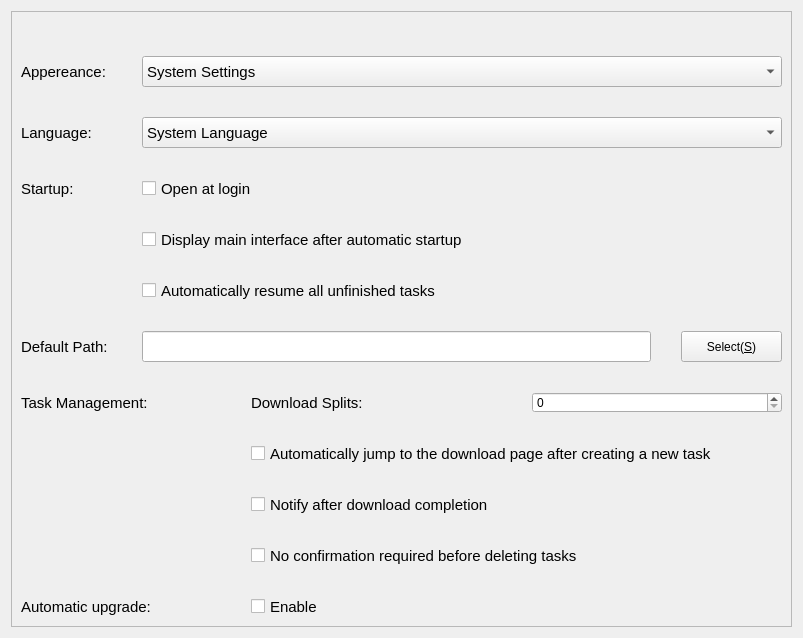
<?xml version="1.0" encoding="UTF-8"?>
<ui version="4.0">
 <class>SettingsBasicWidget</class>
 <widget class="QWidget" name="SettingsBasicWidget">
  <property name="geometry">
   <rect>
    <x>0</x>
    <y>0</y>
    <width>803</width>
    <height>638</height>
   </rect>
  </property>
  <property name="windowTitle">
   <string>Basic Settings</string>
  </property>
  <layout class="QVBoxLayout" name="verticalLayout_7">
   <item>
    <widget class="QScrollArea" name="scrollArea">
     <property name="widgetResizable">
      <bool>true</bool>
     </property>
     <widget class="QWidget" name="scrollAreaWidgetContents">
      <property name="geometry">
       <rect>
        <x>0</x>
        <y>0</y>
        <width>787</width>
        <height>622</height>
       </rect>
      </property>
      <layout class="QVBoxLayout" name="verticalLayout">
       <item>
        <spacer name="verticalSpacer_3">
         <property name="orientation">
          <enum>Qt::Orientation::Vertical</enum>
         </property>
         <property name="sizeType">
          <enum>QSizePolicy::Policy::Ignored</enum>
         </property>
         <property name="sizeHint" stdset="0">
          <size>
           <width>20</width>
           <height>80</height>
          </size>
         </property>
        </spacer>
       </item>
       <item>
        <layout class="QHBoxLayout" name="horizontalLayout_9">
         <item>
          <layout class="QVBoxLayout" name="verticalLayout_6">
           <property name="spacing">
            <number>30</number>
           </property>
           <item>
            <layout class="QHBoxLayout" name="horizontalLayout">
             <item>
              <widget class="QLabel" name="label">
               <property name="minimumSize">
                <size>
                 <width>91</width>
                 <height>21</height>
                </size>
               </property>
               <property name="maximumSize">
                <size>
                 <width>91</width>
                 <height>21</height>
                </size>
               </property>
               <property name="font">
                <font>
                 <pointsize>11</pointsize>
                </font>
               </property>
               <property name="text">
                <string>Appereance:</string>
               </property>
              </widget>
             </item>
             <item>
              <widget class="QComboBox" name="comboStyle">
               <property name="minimumSize">
                <size>
                 <width>301</width>
                 <height>31</height>
                </size>
               </property>
               <property name="font">
                <font>
                 <pointsize>11</pointsize>
                </font>
               </property>
               <property name="autoFillBackground">
                <bool>false</bool>
               </property>
               <property name="editable">
                <bool>false</bool>
               </property>
               <property name="duplicatesEnabled">
                <bool>false</bool>
               </property>
               <property name="frame">
                <bool>true</bool>
               </property>
               <item>
                <property name="text">
                 <string>System Settings</string>
                </property>
               </item>
               <item>
                <property name="text">
                 <string>Light</string>
                </property>
               </item>
               <item>
                <property name="text">
                 <string>Dark</string>
                </property>
               </item>
              </widget>
             </item>
            </layout>
           </item>
           <item>
            <layout class="QHBoxLayout" name="horizontalLayout_2">
             <item>
              <widget class="QLabel" name="label_2">
               <property name="minimumSize">
                <size>
                 <width>91</width>
                 <height>21</height>
                </size>
               </property>
               <property name="maximumSize">
                <size>
                 <width>91</width>
                 <height>21</height>
                </size>
               </property>
               <property name="font">
                <font>
                 <pointsize>11</pointsize>
                </font>
               </property>
               <property name="text">
                <string>Language:</string>
               </property>
              </widget>
             </item>
             <item>
              <widget class="QComboBox" name="comboLanguage">
               <property name="minimumSize">
                <size>
                 <width>301</width>
                 <height>31</height>
                </size>
               </property>
               <property name="font">
                <font>
                 <pointsize>11</pointsize>
                </font>
               </property>
               <item>
                <property name="text">
                 <string>System Language</string>
                </property>
               </item>
               <item>
                <property name="text">
                 <string>简体中文</string>
                </property>
               </item>
               <item>
                <property name="text">
                 <string>繁体中文</string>
                </property>
               </item>
               <item>
                <property name="text">
                 <string>English</string>
                </property>
               </item>
              </widget>
             </item>
            </layout>
           </item>
           <item>
            <layout class="QHBoxLayout" name="horizontalLayout_3">
             <item>
              <layout class="QVBoxLayout" name="verticalLayout_3">
               <item>
                <widget class="QLabel" name="label_3">
                 <property name="minimumSize">
                  <size>
                   <width>91</width>
                   <height>21</height>
                  </size>
                 </property>
                 <property name="maximumSize">
                  <size>
                   <width>91</width>
                   <height>21</height>
                  </size>
                 </property>
                 <property name="font">
                  <font>
                   <pointsize>11</pointsize>
                  </font>
                 </property>
                 <property name="text">
                  <string>Startup:</string>
                 </property>
                </widget>
               </item>
               <item>
                <spacer name="verticalSpacer_5">
                 <property name="orientation">
                  <enum>Qt::Orientation::Vertical</enum>
                 </property>
                 <property name="sizeType">
                  <enum>QSizePolicy::Policy::Expanding</enum>
                 </property>
                 <property name="sizeHint" stdset="0">
                  <size>
                   <width>20</width>
                   <height>40</height>
                  </size>
                 </property>
                </spacer>
               </item>
              </layout>
             </item>
             <item>
              <layout class="QVBoxLayout" name="verticalLayout_2">
               <item>
                <widget class="QCheckBox" name="checkAutoRun">
                 <property name="minimumSize">
                  <size>
                   <width>371</width>
                   <height>21</height>
                  </size>
                 </property>
                 <property name="maximumSize">
                  <size>
                   <width>16777215</width>
                   <height>21</height>
                  </size>
                 </property>
                 <property name="font">
                  <font>
                   <pointsize>11</pointsize>
                  </font>
                 </property>
                 <property name="text">
                  <string>Open at login</string>
                 </property>
                </widget>
               </item>
               <item>
                <widget class="QCheckBox" name="checkAutoRunDisplay">
                 <property name="minimumSize">
                  <size>
                   <width>371</width>
                   <height>21</height>
                  </size>
                 </property>
                 <property name="maximumSize">
                  <size>
                   <width>16777215</width>
                   <height>21</height>
                  </size>
                 </property>
                 <property name="font">
                  <font>
                   <pointsize>11</pointsize>
                  </font>
                 </property>
                 <property name="text">
                  <string>Display main interface after automatic startup</string>
                 </property>
                </widget>
               </item>
               <item>
                <widget class="QCheckBox" name="checkAutoRunContinue">
                 <property name="minimumSize">
                  <size>
                   <width>371</width>
                   <height>21</height>
                  </size>
                 </property>
                 <property name="maximumSize">
                  <size>
                   <width>16777215</width>
                   <height>21</height>
                  </size>
                 </property>
                 <property name="font">
                  <font>
                   <pointsize>11</pointsize>
                  </font>
                 </property>
                 <property name="text">
                  <string>Automatically resume all unfinished tasks</string>
                 </property>
                </widget>
               </item>
              </layout>
             </item>
            </layout>
           </item>
           <item>
            <layout class="QHBoxLayout" name="horizontalLayout_4">
             <item>
              <widget class="QLabel" name="label_4">
               <property name="minimumSize">
                <size>
                 <width>91</width>
                 <height>21</height>
                </size>
               </property>
               <property name="maximumSize">
                <size>
                 <width>91</width>
                 <height>21</height>
                </size>
               </property>
               <property name="font">
                <font>
                 <pointsize>11</pointsize>
                </font>
               </property>
               <property name="text">
                <string>Default Path:</string>
               </property>
              </widget>
             </item>
             <item>
              <widget class="QLineEdit" name="lineSavePath">
               <property name="minimumSize">
                <size>
                 <width>411</width>
                 <height>31</height>
                </size>
               </property>
              </widget>
             </item>
             <item>
              <widget class="QPushButton" name="btnSelectPath">
               <property name="minimumSize">
                <size>
                 <width>101</width>
                 <height>31</height>
                </size>
               </property>
               <property name="maximumSize">
                <size>
                 <width>101</width>
                 <height>31</height>
                </size>
               </property>
               <property name="text">
                <string>Select(&amp;S)</string>
               </property>
              </widget>
             </item>
            </layout>
           </item>
           <item>
            <layout class="QHBoxLayout" name="horizontalLayout_6">
             <item>
              <layout class="QVBoxLayout" name="verticalLayout_4">
               <item>
                <widget class="QLabel" name="label_5">
                 <property name="minimumSize">
                  <size>
                   <width>91</width>
                   <height>21</height>
                  </size>
                 </property>
                 <property name="maximumSize">
                  <size>
                   <width>200</width>
                   <height>21</height>
                  </size>
                 </property>
                 <property name="font">
                  <font>
                   <pointsize>11</pointsize>
                  </font>
                 </property>
                 <property name="text">
                  <string>Task Management:</string>
                 </property>
                </widget>
               </item>
               <item>
                <spacer name="verticalSpacer_2">
                 <property name="orientation">
                  <enum>Qt::Orientation::Vertical</enum>
                 </property>
                 <property name="sizeType">
                  <enum>QSizePolicy::Policy::Expanding</enum>
                 </property>
                 <property name="sizeHint" stdset="0">
                  <size>
                   <width>20</width>
                   <height>40</height>
                  </size>
                 </property>
                </spacer>
               </item>
              </layout>
             </item>
             <item>
              <layout class="QVBoxLayout" name="verticalLayout_5">
               <item>
                <layout class="QHBoxLayout" name="horizontalLayout_5">
                 <item>
                  <widget class="QLabel" name="label_6">
                   <property name="minimumSize">
                    <size>
                     <width>150</width>
                     <height>21</height>
                    </size>
                   </property>
                   <property name="maximumSize">
                    <size>
                     <width>88888</width>
                     <height>21</height>
                    </size>
                   </property>
                   <property name="font">
                    <font>
                     <pointsize>11</pointsize>
                    </font>
                   </property>
                   <property name="text">
                    <string>Download Splits:</string>
                   </property>
                  </widget>
                 </item>
                 <item>
                  <widget class="QSpinBox" name="spinThreadCount">
                   <property name="minimumSize">
                    <size>
                     <width>81</width>
                     <height>21</height>
                    </size>
                   </property>
                   <property name="maximumSize">
                    <size>
                     <width>16777215</width>
                     <height>21</height>
                    </size>
                   </property>
                  </widget>
                 </item>
                </layout>
               </item>
               <item>
                <widget class="QCheckBox" name="checkJumpOnNewTask">
                 <property name="minimumSize">
                  <size>
                   <width>371</width>
                   <height>21</height>
                  </size>
                 </property>
                 <property name="maximumSize">
                  <size>
                   <width>16777215</width>
                   <height>21</height>
                  </size>
                 </property>
                 <property name="font">
                  <font>
                   <pointsize>11</pointsize>
                  </font>
                 </property>
                 <property name="text">
                  <string>Automatically jump to the download page after creating a new task</string>
                 </property>
                </widget>
               </item>
               <item>
                <widget class="QCheckBox" name="checkNotifyOnFinished">
                 <property name="minimumSize">
                  <size>
                   <width>371</width>
                   <height>21</height>
                  </size>
                 </property>
                 <property name="maximumSize">
                  <size>
                   <width>16777215</width>
                   <height>21</height>
                  </size>
                 </property>
                 <property name="font">
                  <font>
                   <pointsize>11</pointsize>
                  </font>
                 </property>
                 <property name="text">
                  <string>Notify after download completion</string>
                 </property>
                </widget>
               </item>
               <item>
                <widget class="QCheckBox" name="checkDeleteNoOk">
                 <property name="minimumSize">
                  <size>
                   <width>371</width>
                   <height>21</height>
                  </size>
                 </property>
                 <property name="maximumSize">
                  <size>
                   <width>16777215</width>
                   <height>21</height>
                  </size>
                 </property>
                 <property name="font">
                  <font>
                   <pointsize>11</pointsize>
                  </font>
                 </property>
                 <property name="text">
                  <string>No confirmation required before deleting tasks</string>
                 </property>
                </widget>
               </item>
              </layout>
             </item>
            </layout>
           </item>
           <item>
            <layout class="QHBoxLayout" name="horizontalLayout_7">
             <item>
              <widget class="QLabel" name="label_7">
               <property name="minimumSize">
                <size>
                 <width>100</width>
                 <height>21</height>
                </size>
               </property>
               <property name="maximumSize">
                <size>
                 <width>200</width>
                 <height>21</height>
                </size>
               </property>
               <property name="font">
                <font>
                 <pointsize>11</pointsize>
                </font>
               </property>
               <property name="text">
                <string>Automatic upgrade:</string>
               </property>
              </widget>
             </item>
             <item>
              <widget class="QCheckBox" name="checkAutoUp">
               <property name="minimumSize">
                <size>
                 <width>371</width>
                 <height>21</height>
                </size>
               </property>
               <property name="maximumSize">
                <size>
                 <width>16777215</width>
                 <height>21</height>
                </size>
               </property>
               <property name="font">
                <font>
                 <pointsize>11</pointsize>
                </font>
               </property>
               <property name="text">
                <string>Enable</string>
               </property>
              </widget>
             </item>
            </layout>
           </item>
          </layout>
         </item>
        </layout>
       </item>
      </layout>
     </widget>
    </widget>
   </item>
  </layout>
 </widget>
 <resources/>
 <connections/>
</ui>
